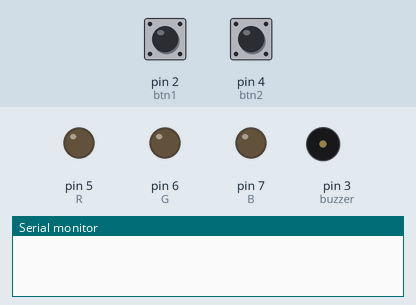
Recording of a sketch running on a simulated Arduino Uno, built with avr-gcc and run on an emulated ATmega328P. Shown: output pins drawn as LEDs (lit = HIGH), buzzer (waves = sounding), the last lines printed to the serial monitor. Inputs (shaded band) come from the test bench; at power-on: pin 2 (btn1) HIGH, pin 4 (btn2) HIGH.

Above: at 1.2 s.
1.3 s: pin 2 (btn1) pulled LOW for 0.15 s
At 3.1 s:
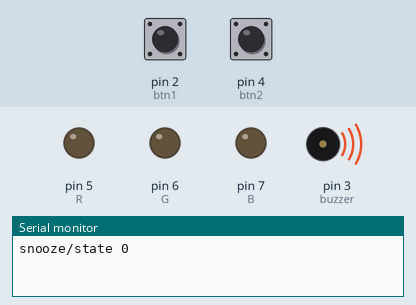
3.5 s: pin 2 (btn1) pulled LOW for 1 s
At 4.2 s:
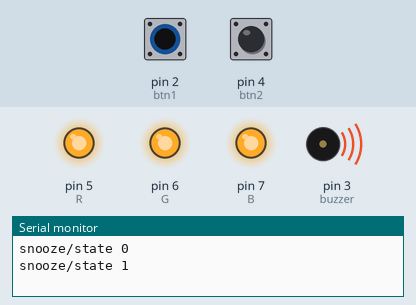
6.0 s: pin 2 (btn1) pulled LOW for 3.2 s
At 9.7 s:
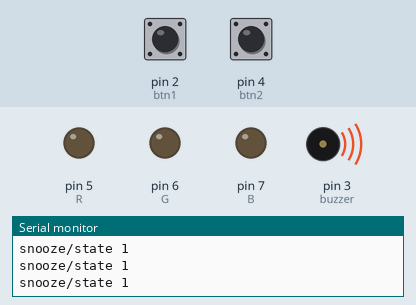
Timing chart, 0 to 11.2 s (numbered marks = the images above; inputs shaded):
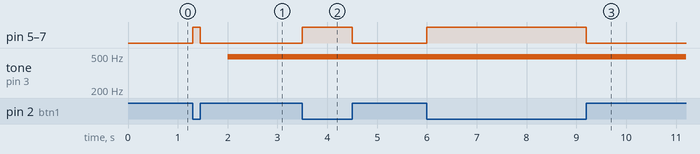

Measured:
- after the input at 1.3 s, pin 5 (R), pin 6 (G), pin 7 (B): LOW → HIGH at once, → LOW 0.15 s later
- after the input at 3.5 s, pin 5 (R), pin 6 (G), pin 7 (B): LOW → HIGH at once, → LOW 1.0 s later
- after the input at 6.0 s, pin 5 (R), pin 6 (G), pin 7 (B): LOW → HIGH at once, → LOW 3.2 s later

The sketch:

smart_alarm.ino
```cpp
int btn1 = 2;
int btn2 = 4;
int buzzer = 3;
int R = 5;
int G = 6;
int B = 7;

const char *SNOOZE_STATE = "snooze/state";

long long currentTime = 0;
bool buzz = false, doAlarm = true, snooze = false, disable = false;

void setup()
{
  pinMode(btn1, INPUT_PULLUP);
  pinMode(btn2, INPUT_PULLUP);
  pinMode(buzzer, OUTPUT);
  pinMode(R, OUTPUT);
  pinMode(G, OUTPUT);
  pinMode(B, OUTPUT);

  Serial.begin(9600);
}

void Buzz(bool &state)
{
  if (state)
    analogWrite(buzzer, LOW);
  else
    analogWrite(buzzer, HIGH);
  state = !state;
}

void DoLights(bool enable)
{
  if (enable)
  {
    digitalWrite(R, HIGH);
    digitalWrite(G, HIGH);
    digitalWrite(B, HIGH);
  }
  else
  {
    digitalWrite(R, LOW);
    digitalWrite(G, LOW);
    digitalWrite(B, LOW);
  }
}

void loop()
{
  if (!digitalRead(btn1))
  {
    snooze = true;
  }
  else
    snooze = false;

  if (!digitalRead(btn2))
  {
    disable = true;
  }
  else
    disable = false;

  if (millis() - currentTime >= 2000 && doAlarm)
  {
    Buzz(buzz);
    currentTime = millis();

    Serial.print(SNOOZE_STATE);
    Serial.print(" ");
    Serial.println(snooze);
  }

  if (doAlarm)
  {
    DoLights(snooze);
  }
}
```
